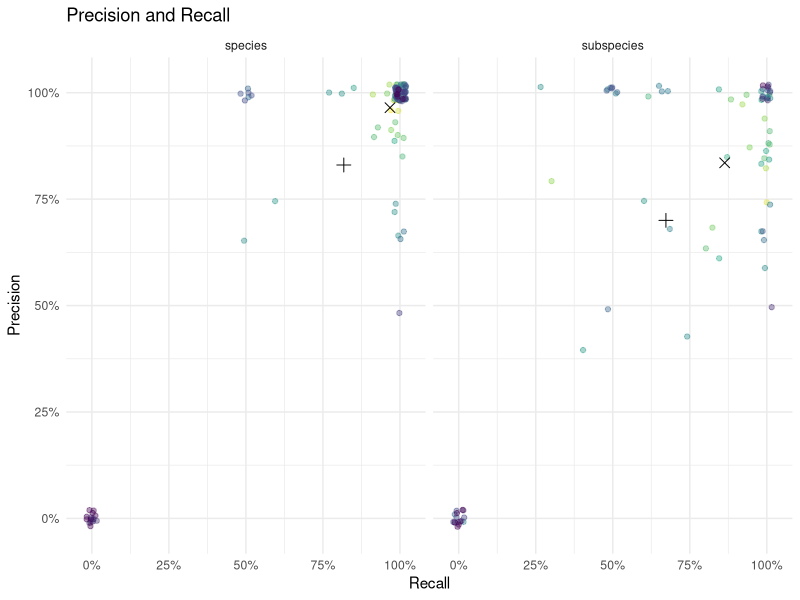
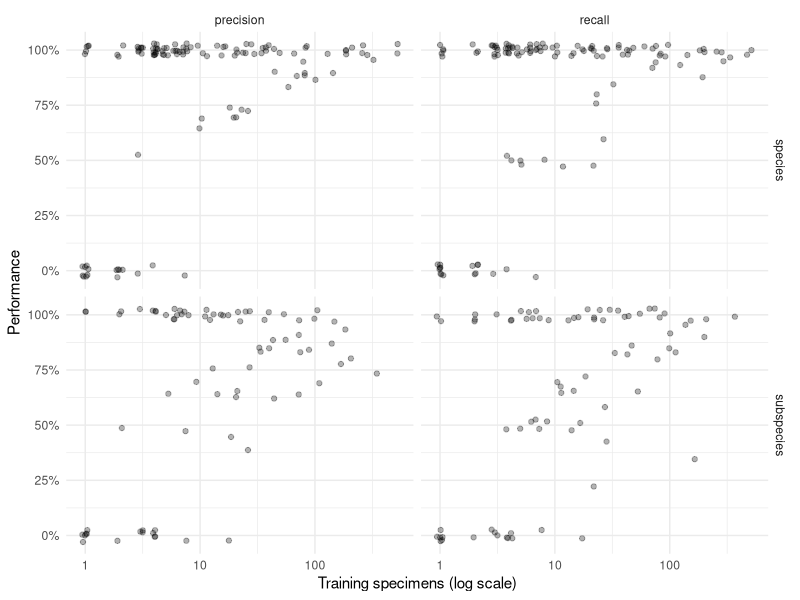
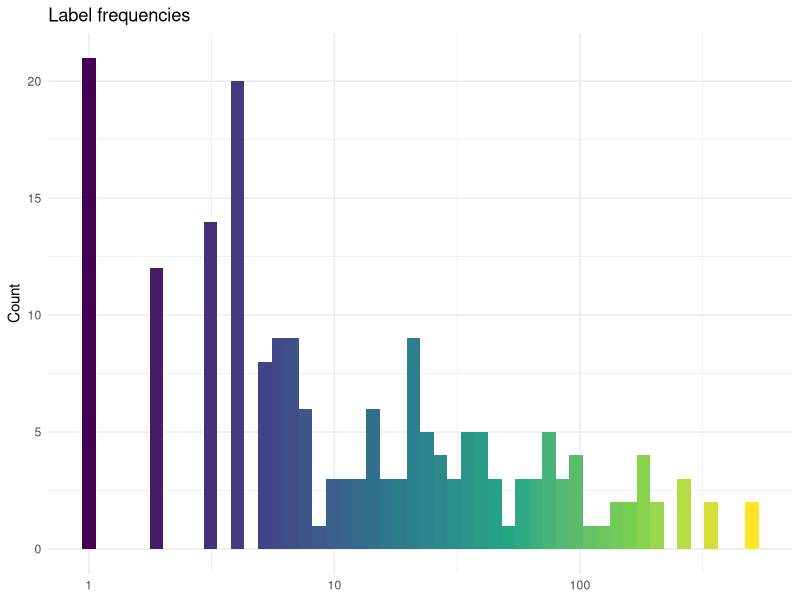
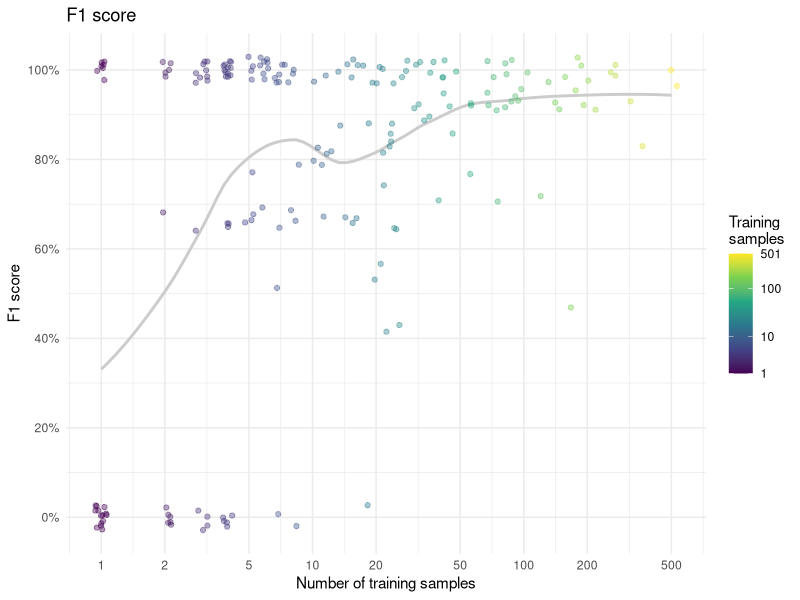
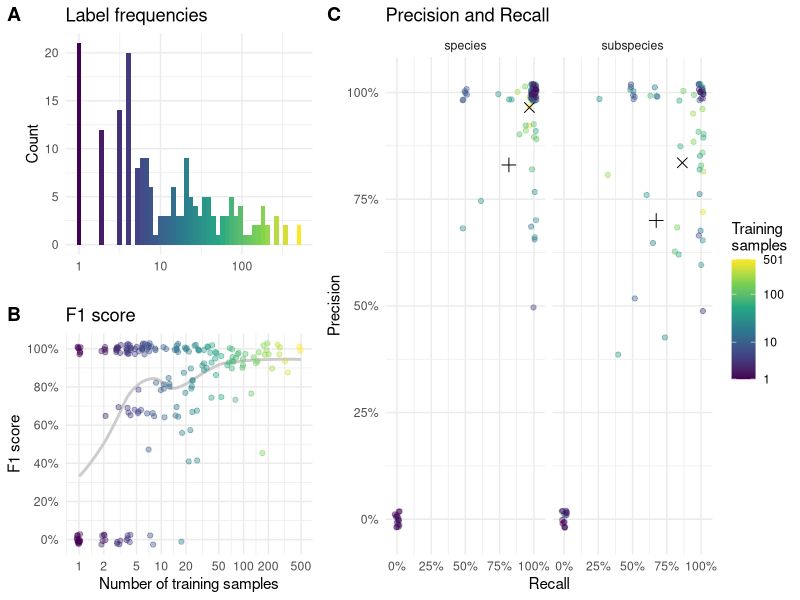
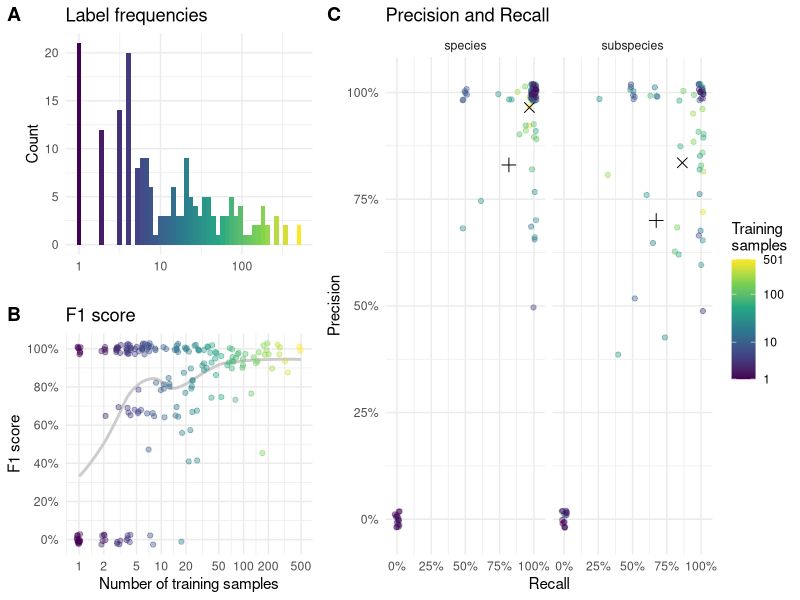
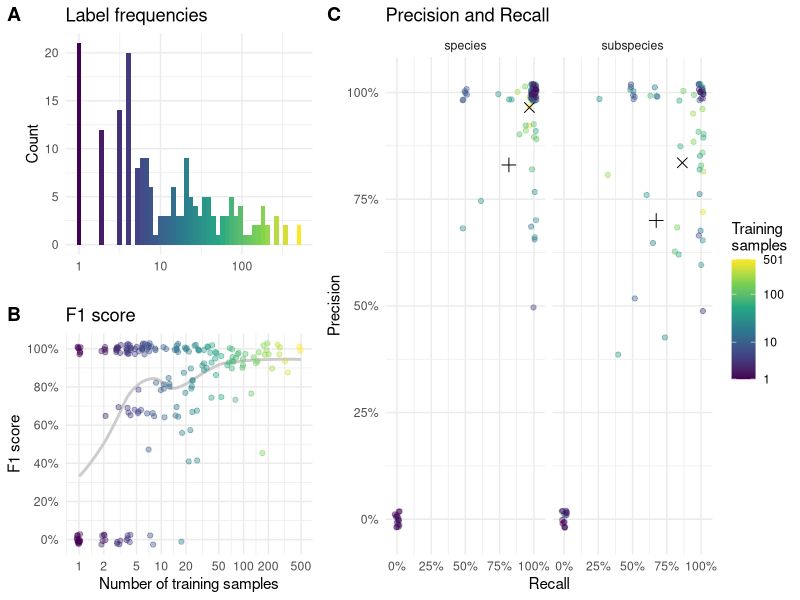

Reproduce these figures in R, in order.
## ---- chunk 1
set.seed(1324)

# Load required libraries
library(tidyverse)
library(ggthemes)
library(cowplot)
## ---- chunk 2
# Load and process model performance results
performance_data <- read_csv("test_results_eva02_large_patch14_448.mim_m38m_ft_in22k_in1k.csv") %>% 
  mutate(
    # Convert percentages to proportions for mathematical analysis
    across(starts_with('micro'), ~ .x / 100),
    
    # Classify taxonomic level based on naming convention
    # Subspecies contain underscores (e.g., "repanda_repanda"), species do not (e.g., "sexguttata")
    taxonomic_level = if_else(str_detect(Term, "_"), "subspecies", "species"),
    
    # Calculate F1 score
    f1 = true_positives / (true_positives + (false_positives + false_negatives) / 2)
  ) %>%
  # Rename columns for clarity
  rename(
    taxon = Term,
    precision = micro_precision,
    recall = micro_recall,
    training_specimens = N_train,
    test_specimens = N
  )

# Display data structure
glimpse(performance_data)
## ---- chunk 3
# Helper function to calculate both weighted and unweighted averages
calculate_averages <- function(data, group_var) {
  data %>%
    group_by({{ group_var }}) %>%
    summarise(
      # Equal weight per taxon
      precision_equal = mean(precision, na.rm = TRUE),
      recall_equal = mean(recall, na.rm = TRUE),
      
      # Weight by training specimen count
      precision_weighted = weighted.mean(precision, training_specimens, na.rm = TRUE),
      recall_weighted = weighted.mean(recall, training_specimens, na.rm = TRUE),
      
      .groups = 'drop'
    )
}
## ---- chunk 4
# Calculate averages by taxonomic level
summary_stats <- calculate_averages(performance_data, taxonomic_level)

# Reshape for visualization (following original working approach)
plot_averages <- summary_stats %>%
  pivot_longer(cols = -taxonomic_level, names_to = 'metric') %>%
  mutate(
    weighted = str_detect(metric, '_weighted'),
    metric_clean = str_replace(metric, '^(.+?)_(equal|weighted)$', '\\1')
  ) %>%
  select(-metric) %>%
  pivot_wider(names_from = metric_clean, values_from = value) %>%
  mutate(
    weighting_type = case_when(
      weighted == FALSE ~ "Equal taxa",
      weighted == TRUE ~ "Weighted by specimens"
    )
  )

print("Summary Statistics by Taxonomic Level:")
print(summary_stats)
## ---- chunk 5
# Prepare data for main precision-recall scatter plot
plot_data <- performance_data %>%
  arrange(desc(training_specimens))
## ---- chunk 6
# Create precision-recall scatter plot
precision_recall_plot <- ggplot() +
  # Individual taxa points colored by training set size
  geom_jitter(
    data = plot_data,
    aes(y = precision, x = recall, color = training_specimens),
    width = 0.02, 
    height = 0.02, 
    alpha = 0.4
  ) +
  # Overlay summary averages as distinct shapes
  geom_point(
    data = plot_averages,
    aes(y = precision, x = recall, shape = weighted),
    size = 3
  ) +
  # Customize scales and appearance
  scale_shape_manual(
    values = c(3, 4),
    name = 'Averaging',
    labels = c("taxa", 'specimens'),
    guide = 'none'
  ) + 
  scale_color_viridis_c(
    trans = 'log10',
    name = "Specimens\nin training",
    breaks = c(1, 10, 100, max(plot_data$training_specimens)),
    guide = 'none'
  ) +
  scale_x_continuous(labels = scales::percent, breaks = seq(0,1,by=.25), limits=c(-0.03,1.03)) +
  scale_y_continuous(labels = scales::percent, breaks = seq(0,1,by=.25), limits=c(-0.03,1.03)) +
  ggtitle("Precision and Recall") +
  xlab("Recall") +
  ylab("Precision") +
  facet_grid(~ taxonomic_level) +
  theme_minimal()

# Display the plot
print(precision_recall_plot)
## ---- chunk 7
# Prepare data for training size analysis
training_size_data <- performance_data %>%
  arrange(desc(training_specimens)) %>%
  pivot_longer(
    cols = c("precision", "recall"),
    names_to = "metric",
    values_to = "value"
  )
## ---- chunk 8
# Create scatter plot showing performance vs training size
training_size_plot <- ggplot(training_size_data) +
  geom_jitter(
    aes(x = training_specimens, y = value),
    width = 0.03, 
    height = 0.03, 
    alpha = 0.3
  ) +
  scale_x_log10() +
  scale_y_continuous(labels = scales::percent) +
  xlab("Training specimens (log scale)") +
  ylab("Performance") +
  facet_grid(taxonomic_level ~ metric) +
  theme_minimal()

# Display the plot
print(training_size_plot)
## ---- chunk 9
# Calculate some key statistics for interpretation
species_count <- sum(performance_data$taxonomic_level == "species")
subspecies_count <- sum(performance_data$taxonomic_level == "subspecies")
## ---- chunk 10
# Dataset overview
cat("Dataset Overview:\n")
cat(sprintf("- Total taxa analyzed: %d\n", nrow(performance_data)))
cat(sprintf("- Species: %d (%.1f%%)\n", 
            species_count, 
            100 * species_count / nrow(performance_data)))
cat(sprintf("- Subspecies: %d (%.1f%%)\n", 
            subspecies_count, 
            100 * subspecies_count / nrow(performance_data)))

# Performance summary by taxonomic level
cat("\nPerformance Summary:\n")
for (level in c("species", "subspecies")) {
  level_data <- summary_stats %>% filter(taxonomic_level == level)
  cat(sprintf("\n%s:\n", str_to_title(level)))
  cat(sprintf("- Equal-weighted precision: %.1f%%\n", 
              100 * level_data$precision_equal))
  cat(sprintf("- Equal-weighted recall: %.1f%%\n", 
              100 * level_data$recall_equal))
  cat(sprintf("- Specimen-weighted precision: %.1f%%\n", 
              100 * level_data$precision_weighted))
  cat(sprintf("- Specimen-weighted recall: %.1f%%\n", 
              100 * level_data$recall_weighted))
}
## ---- chunk 11
dist_plot <- ggplot(plot_data) +
  geom_histogram(
    aes(x = training_specimens, fill = after_stat(x)), 
    bins = 50
  ) +
  scale_fill_viridis_c(
    trans = "log1p", 
    guide = 'none'
  ) + 
  scale_x_log10() +
  ggtitle("Label frequencies") +
  xlab(NULL) +
  ylab("Count") +
  theme_minimal()

dist_plot
## ---- chunk 12
f1_plot <- ggplot(plot_data) +
  # Add smooth trend line
  geom_smooth(
    aes(x = training_specimens, y = f1), 
    method = "loess",
    span = 0.5,  # Adjust for smoothness
    se = FALSE,
    color = gray(0.8)
  ) +
  # Add individual points
  geom_jitter(
    aes(x = training_specimens, y = f1, color = training_specimens),
    width = 0.03, 
    height = 0.03, 
    alpha = 0.4
  ) +
  # Customize scales
  scale_x_log10(breaks = c(1, 2, 5, 10, 20, 50, 100, 200, 500)) +
  scale_y_continuous(
    labels = scales::percent, 
    breaks = seq(0, 1.00, by = 0.20)
  ) +
  scale_color_viridis_c(
    trans = "log1p",
    breaks = c(1, 10, 100, 501),
    name = "Training\nsamples"
  ) + 
  ggtitle("F1 score") +
  xlab("Number of training samples") +
  ylab("F1 score") +
  theme_minimal()

f1_plot
## ---- chunk 13
# Extract shared legend from F1 plot
shared_legend <- get_legend(f1_plot)
## ---- chunk 14
# Combine distribution and F1 plots vertically
p_AB <- cowplot::plot_grid(
  dist_plot,
  f1_plot + theme(legend.position = 'none'),
  ncol = 1,
  labels = "AUTO",
  align = 'hv',
  axis = 'lrtb'
)

# Create final combined plot with shared legend
p <- cowplot::plot_grid(
  p_AB,
  precision_recall_plot,
  shared_legend,
  rel_widths = c(0.8, 1, 0.2),
  nrow = 1,
  labels = c("", "C", "")
)

p
## ---- chunk 15
# Save as PDF for publication
ggsave(
  filename = 'taxonomy_metrics.pdf',
  plot = p,
  device = 'pdf',
  width = 7,
  height = 3,
  units = 'in',
  useDingbats = FALSE
)

# Save as high-resolution PNG
ggsave(
  filename = 'taxonomy_metrics.png',
  plot = p,
  device = 'png',
  width = 7,
  height = 3,
  units = 'in',
  dpi = 300  # High resolution for crisp appearance
)
## ---- chunk 16
performance_data %>% 
  filter(taxon == "sylvicola")
